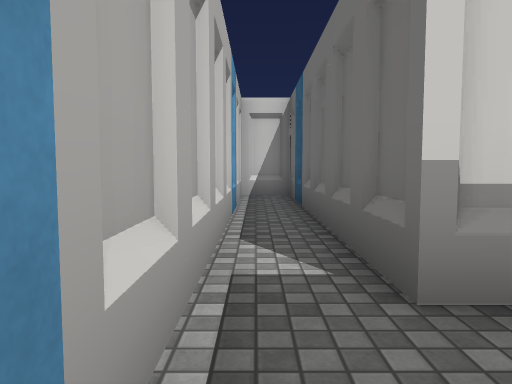
[1] (above)

15 first-person views from a walk through a Unity game level. The camera is 1.2 m above the floor, tilts 4° down and sees 70° across. The floor is counted in squares, 2 m on a side. Each view is taken from the middle of a square. On the plan, view 1 faces up. The plan holds only what a view shows up to about 10 squares ahead; the rest is blank. The place goes on beyond the plan. Some animated figures are not drawn. Some surface patterns are stand-ins.

[2]
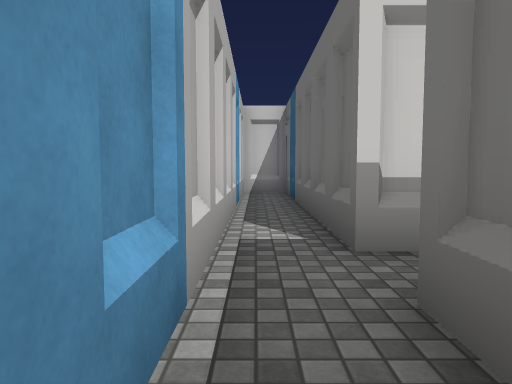

[3]
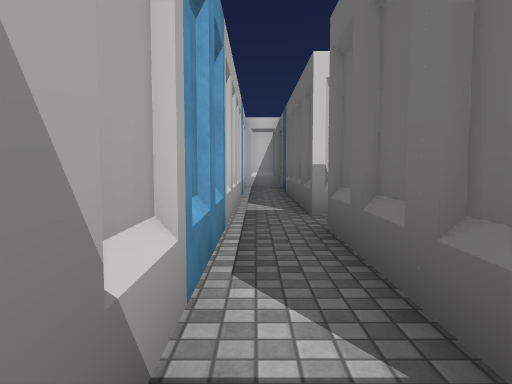

[4]
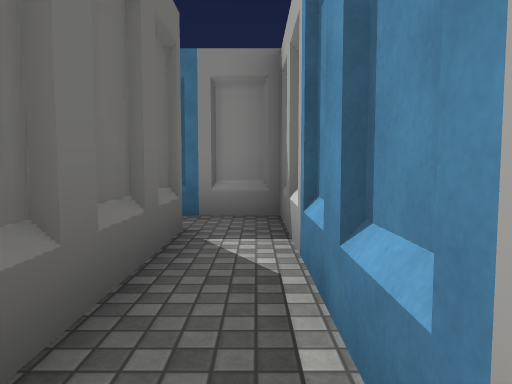

[5]
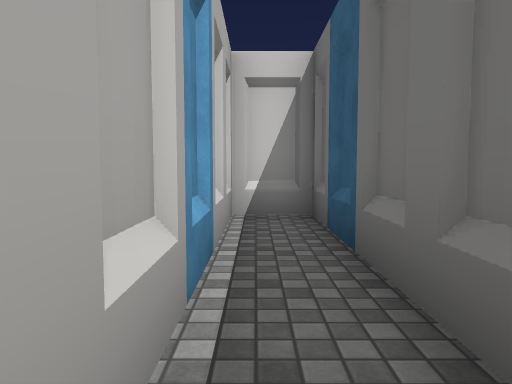

[6]
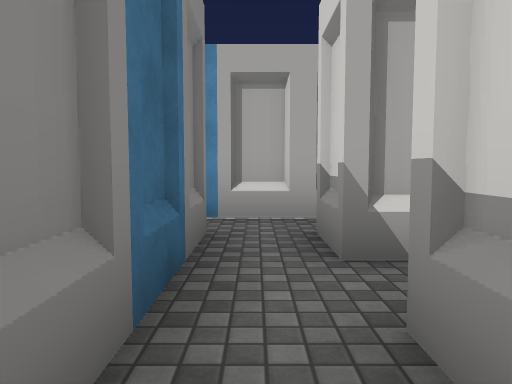

[7]
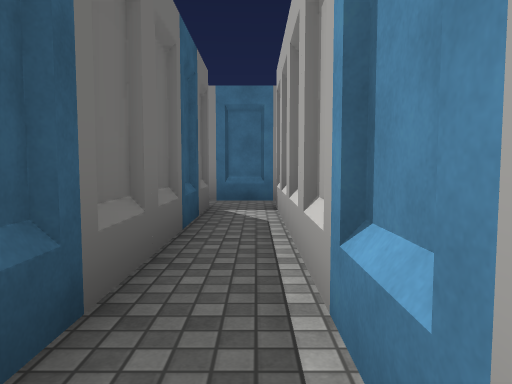

[8]
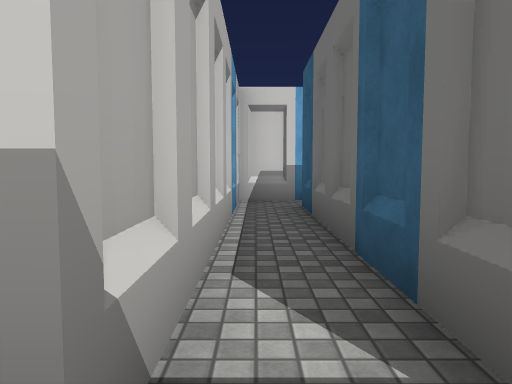

[9]
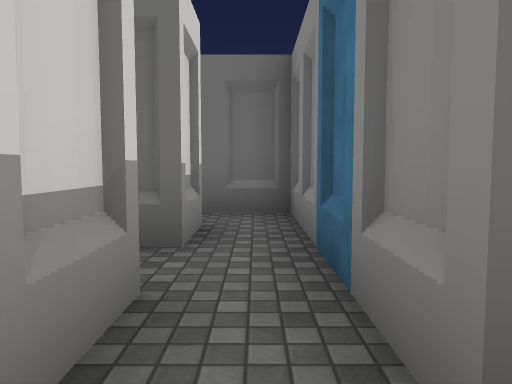

[10]
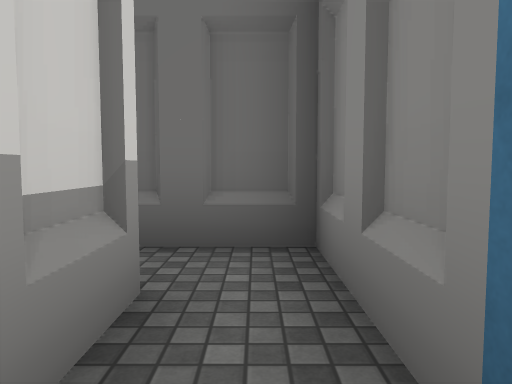

[11]
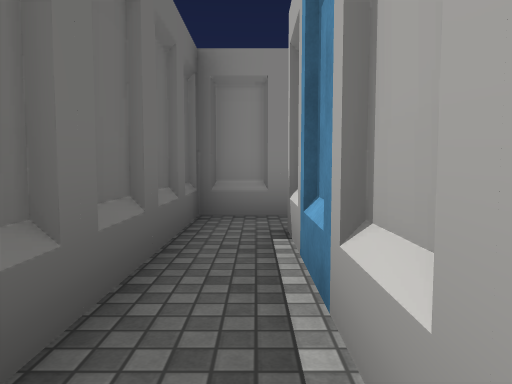

[12]
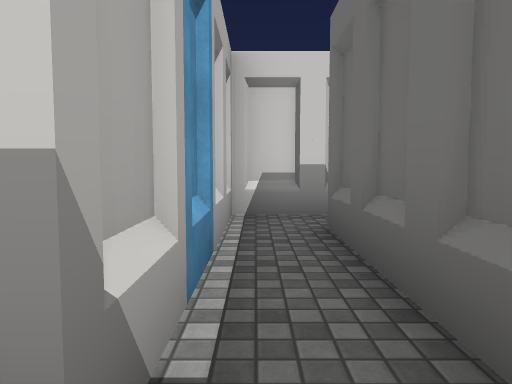

[13]
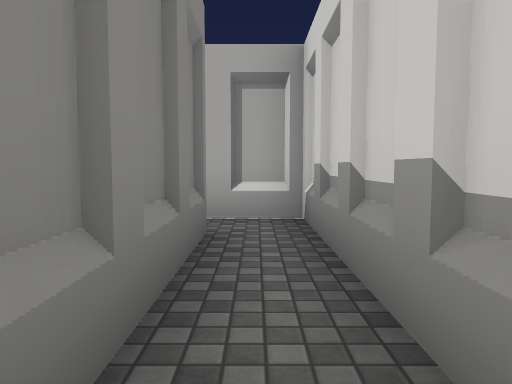

[14]
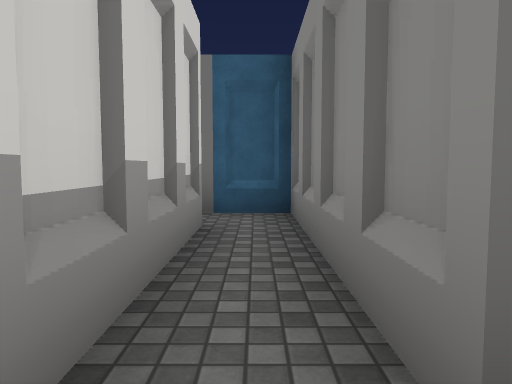

[15]
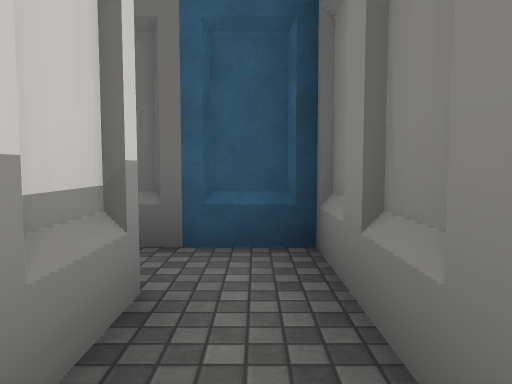

### Floor plan
Ten units are one square. View 1 is at (0, 0); x grows to the right and y downward. Boxes are objects, and circles mark ways between rooms. Rooms are numbered by the first view taken in them; rooms with no view inside come last. Other rooms are left out.
<svg viewBox="-8 -81 100 121">
<path fill="none" stroke="#000" d="M17 -16 7 -16 7 -76 -3 -76 -3 35 10 35M7 25 7 -5M78 -56 37 -56 37 -16M35 -5 47 -5 47 -45 87 -45 87 -60M37 -16 27 -16 27 -66M29 -76 17 -76 17 -16M7 -5 35 -5"/>
<circle cx="10" cy="-10" r="3" fill="#2a7"/>
<circle cx="30" cy="-10" r="3" fill="#2a7"/>
<text x="0" y="-20">1</text>
<text x="50" y="-50">2</text>
<text x="20" y="-40">3</text>
</svg>
Room 1 opens to room 3. Room 2 opens to room 3.

Where each view was taken, in squares from view 1:
view 1: 0 up, 0 right, facing up
view 2: 1 down, 0 right, facing up
view 3: 3 down, 0 right, facing up
view 4: 1 up, 0 right, facing down
view 5: 3 up, 0 right, facing up
view 6: 1 up, 4 right, facing left
view 7: 7 up, 2 right, facing down
view 8: 1 up, 2 right, facing up
view 9: 1 up, 0 right, facing right
view 10: 1 up, 2 right, facing right
view 11: 5 up, 4 right, facing down
view 12: 1 up, 4 right, facing up
view 13: 5 up, 8 right, facing left
view 14: 5 up, 4 right, facing right
view 15: 5 up, 6 right, facing right
